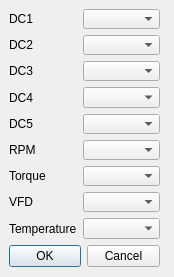
<?xml version="1.0" encoding="UTF-8"?>
<ui version="4.0">
 <class>SettingsDialog</class>
 <widget class="QDialog" name="SettingsDialog">
  <property name="geometry">
   <rect>
    <x>0</x>
    <y>0</y>
    <width>174</width>
    <height>277</height>
   </rect>
  </property>
  <property name="minimumSize">
   <size>
    <width>174</width>
    <height>277</height>
   </size>
  </property>
  <property name="maximumSize">
   <size>
    <width>174</width>
    <height>277</height>
   </size>
  </property>
  <property name="windowTitle">
   <string>Settings</string>
  </property>
  <widget class="QDialogButtonBox" name="buttonBox">
   <property name="geometry">
    <rect>
     <x>9</x>
     <y>245</y>
     <width>151</width>
     <height>23</height>
    </rect>
   </property>
   <property name="orientation">
    <enum>Qt::Horizontal</enum>
   </property>
   <property name="standardButtons">
    <set>QDialogButtonBox::Cancel|QDialogButtonBox::Ok</set>
   </property>
  </widget>
  <widget class="QWidget" name="formLayoutWidget">
   <property name="geometry">
    <rect>
     <x>9</x>
     <y>9</y>
     <width>151</width>
     <height>230</height>
    </rect>
   </property>
   <layout class="QFormLayout" name="settingsList">
    <property name="sizeConstraint">
     <enum>QLayout::SetMaximumSize</enum>
    </property>
    <item row="0" column="0">
     <widget class="QLabel" name="dc1Label">
      <property name="text">
       <string>DC1</string>
      </property>
     </widget>
    </item>
    <item row="0" column="1">
     <widget class="QComboBox" name="dC1ComboBox"/>
    </item>
    <item row="1" column="0">
     <widget class="QLabel" name="dC2Label">
      <property name="text">
       <string>DC2</string>
      </property>
     </widget>
    </item>
    <item row="1" column="1">
     <widget class="QComboBox" name="dC2ComboBox"/>
    </item>
    <item row="2" column="0">
     <widget class="QLabel" name="dC3Label">
      <property name="text">
       <string>DC3</string>
      </property>
     </widget>
    </item>
    <item row="2" column="1">
     <widget class="QComboBox" name="dC3ComboBox"/>
    </item>
    <item row="3" column="0">
     <widget class="QLabel" name="dC4Label">
      <property name="text">
       <string>DC4</string>
      </property>
     </widget>
    </item>
    <item row="3" column="1">
     <widget class="QComboBox" name="dC4ComboBox"/>
    </item>
    <item row="4" column="0">
     <widget class="QLabel" name="dC5Label">
      <property name="text">
       <string>DC5</string>
      </property>
     </widget>
    </item>
    <item row="4" column="1">
     <widget class="QComboBox" name="dC5ComboBox"/>
    </item>
    <item row="5" column="0">
     <widget class="QLabel" name="rpmLabel">
      <property name="text">
       <string>RPM</string>
      </property>
     </widget>
    </item>
    <item row="5" column="1">
     <widget class="QComboBox" name="rpmComboBox"/>
    </item>
    <item row="6" column="0">
     <widget class="QLabel" name="torqueLabel">
      <property name="text">
       <string>Torque</string>
      </property>
     </widget>
    </item>
    <item row="6" column="1">
     <widget class="QComboBox" name="torqueComboBox"/>
    </item>
    <item row="7" column="0">
     <widget class="QLabel" name="VFDLabel">
      <property name="text">
       <string>VFD</string>
      </property>
     </widget>
    </item>
    <item row="7" column="1">
     <widget class="QComboBox" name="VFDComboBox"/>
    </item>
    <item row="8" column="0">
     <widget class="QLabel" name="temperatureLabel">
      <property name="text">
       <string>Temperature</string>
      </property>
     </widget>
    </item>
    <item row="8" column="1">
     <widget class="QComboBox" name="temperatureComboBox"/>
    </item>
   </layout>
  </widget>
 </widget>
 <resources/>
 <connections>
  <connection>
   <sender>buttonBox</sender>
   <signal>rejected()</signal>
   <receiver>SettingsDialog</receiver>
   <slot>reject()</slot>
   <hints>
    <hint type="sourcelabel">
     <x>84</x>
     <y>256</y>
    </hint>
    <hint type="destinationlabel">
     <x>86</x>
     <y>138</y>
    </hint>
   </hints>
  </connection>
  <connection>
   <sender>buttonBox</sender>
   <signal>accepted()</signal>
   <receiver>SettingsDialog</receiver>
   <slot>accept()</slot>
   <hints>
    <hint type="sourcelabel">
     <x>84</x>
     <y>256</y>
    </hint>
    <hint type="destinationlabel">
     <x>86</x>
     <y>138</y>
    </hint>
   </hints>
  </connection>
 </connections>
</ui>
